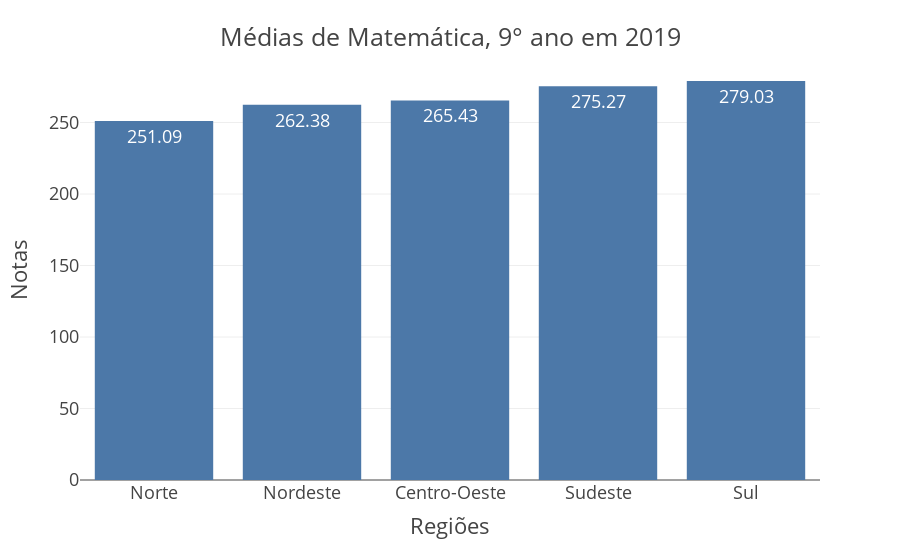

Notebook code for this chart:
### Markdown cell above
Verificar na tabela estatística de t-student o valor crítico para t

Grau de Liberdade: gl = n1 + n2 - 2     =>      gl = 48 + 48 - 2 = 94

Significancia de 0.05 (95% de certeza)  =>      t_critico = 1.9867



Se t_calculado >= t_critico rejeita H0 e aceita H1

t_calculado = |-3.32| = 3.32

t_critico = |1.9867| = 1.9867

Conclusão: Como o t_calculado é maior que o t_critico aceita-se a hipótese H1. Dessa forma, conclui-se que existe diferença estatisticamente significativa entre as notas de português do Nordeste e Sul.

### Code cell
regiao_agroup_MT = regiao_agroup['MEDIA_9_MT'].reset_index().sort_values(by= 'MEDIA_9_MT')
fig2 = px.bar(regiao_agroup_MT, x = 'NO_REGIAO', y = 'MEDIA_9_MT',
             labels={'NO_REGIAO': 'Regiões', 'MEDIA_9_MT': 'Notas'},
             color_discrete_sequence=px.colors.qualitative.T10, template='presentation', text='MEDIA_9_MT')
fig2.update_traces(textposition='inside',texttemplate='%{text:.5s}')
fig2.update_layout(title={'text' : 'Médias de Matemática, 9° ano em 2019', 'y': 0.95, 'x': 0.5})
fig2.show()

### Figure 1 — Plotly figure (JSON) as saved in the notebook; plotly's stock layout.template omitted (floating-point values rounded to 4 significant figures)
{"data": [{"alignmentgroup": "True", "hovertemplate": "Regiões=%{x}<br>Notas=%{text}<extra></extra>", "legendgroup": "", "marker": {"color": "#4C78A8", "pattern": {"shape": ""}}, "name": "", "offsetgroup": "", "orientation": "v", "showlegend": false, "text": [251.1, 262.4, 265.4, 275.3, 279.0], "textposition": "inside", "texttemplate": "%{text:.5s}", "type": "bar", "x": ["Norte", "Nordeste", "Centro-Oeste", "Sudeste", "Sul"], "xaxis": "x", "y": [251.1, 262.4, 265.4, 275.3, 279.0], "yaxis": "y"}], "layout": {"barmode": "relative", "legend": {"tracegroupgap": 0}, "margin": {"t": 60}, "title": {"text": "Médias de Matemática, 9° ano em 2019", "x": 0.5, "y": 0.95}, "xaxis": {"anchor": "y", "domain": [0, 1], "title": {"text": "Regiões"}}, "yaxis": {"anchor": "x", "domain": [0, 1], "title": {"text": "Notas"}}}}
